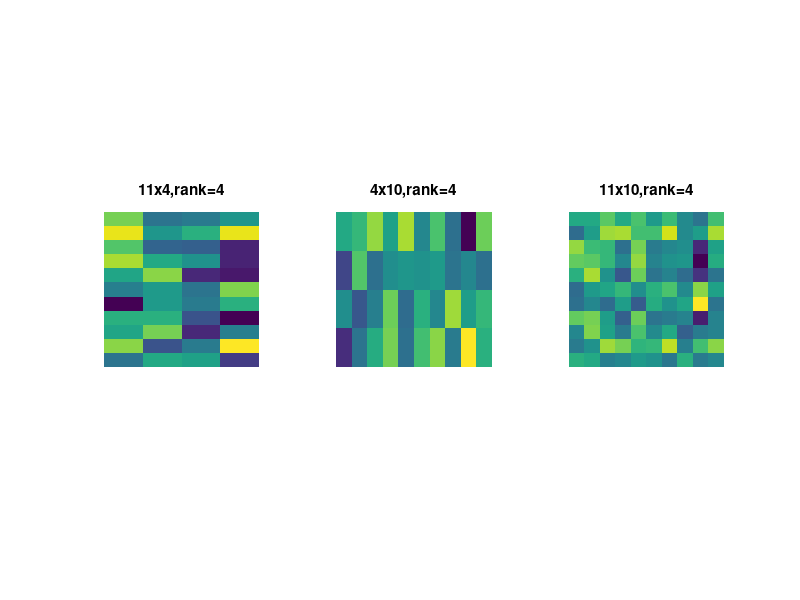

Write the MATLAB code that produced this figure.
%singular 2*2 matrix
smallmat=[1 3; 2 6];
rank(smallmat);
det(smallmat);

% reduced-rank matrix
M1=randn(11,4);
M2=randn(4,10);

bigMat=M1*M2;
size(bigMat)
rank(bigMat)

figure(4),clf
subplot(131),imagesc(M1),axis square, axis off
title([num2str(size(M1,1)) 'x' num2str(size(M1,2)) ',rank=' num2str(rank(M2))])

subplot(132),imagesc(M2),axis square, axis off
title([num2str(size(M2,1)) 'x' num2str(size(M2,2)) ',rank=' num2str(rank(M2))])
subplot(133),imagesc(bigMat),axis square, axis off
title([num2str(size(bigMat,1)) 'x' num2str(size(bigMat,2)) ',rank=' num2str(rank(bigMat))])



